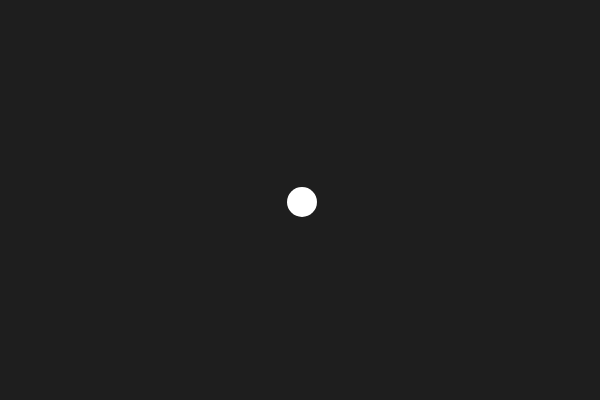
Frame 1 (no input)
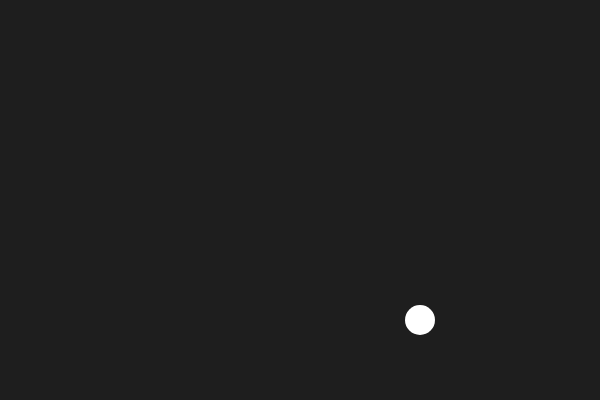
Frame 60 (no input)
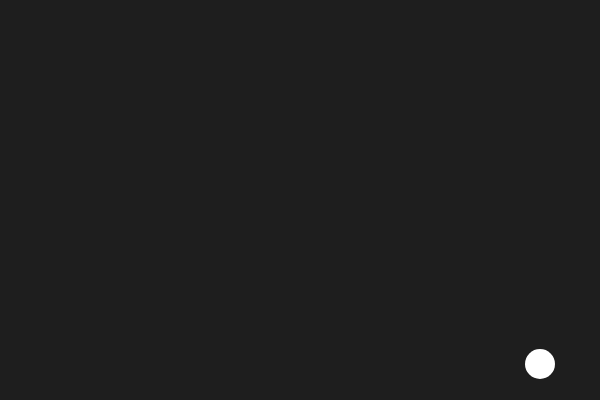
Frame 120 (the mouse pressed at the canvas centre since frame 60)

The p5.js sketch that drew these frames (run headless with seeded random() and noise() and a simulated clock; from frame 60 on, the mouse is pressed at the canvas centre):

// p5.js sketch
// ── sketch.js
let position;
let velocity;

function setup() {
    // Runs once
    createCanvas(600, 400); // width, height
    position = createVector(width/2, height/2);
    velocity = createVector(2, 2);
}

function draw() {
    // Runs every frame (default ~60 fps)
    background(30);

    position.add(velocity);


    if (position.x < 0 || position.x > width) {
        velocity.x *= -1;
    }

    if (position.y < 0 || position.y > height) {
        velocity.y *= -1;
    }

    noStroke();
    circle(position.x, position.y, 30);
}
